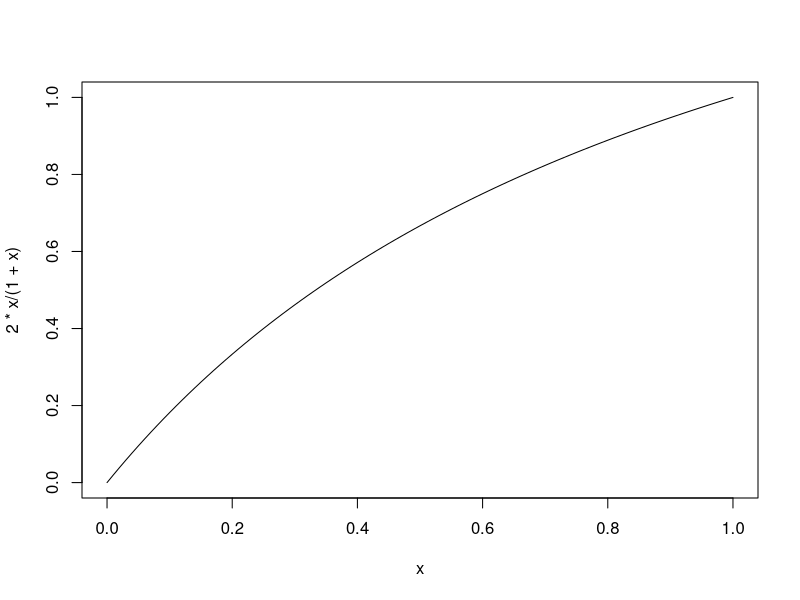
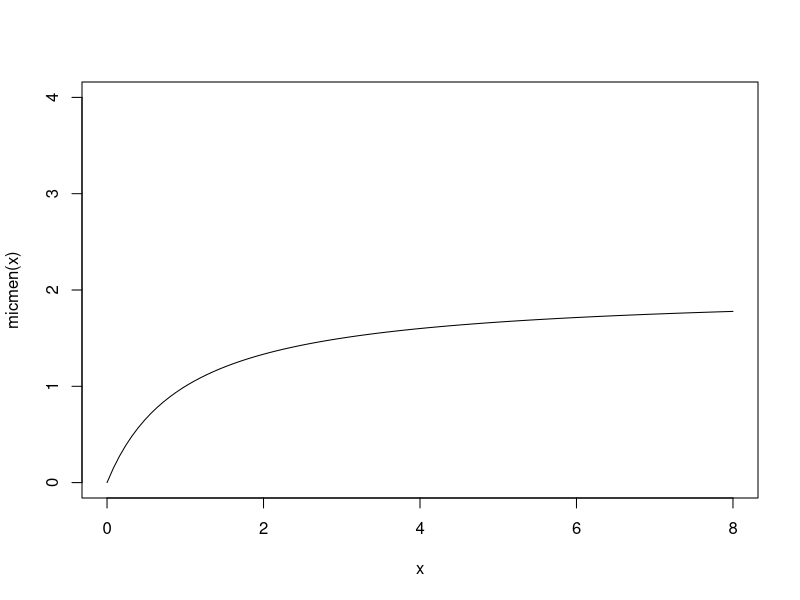

Write the R code that produced these figures, in order.

x <- seq(0,10,by=0.1)

curve(2*x/(1+x))

micmen <- function(x,a=2,b=1){
  a*x/(b+x)
}

curve(micmen(x), from=0, to=8, ylim=c(0,4))
